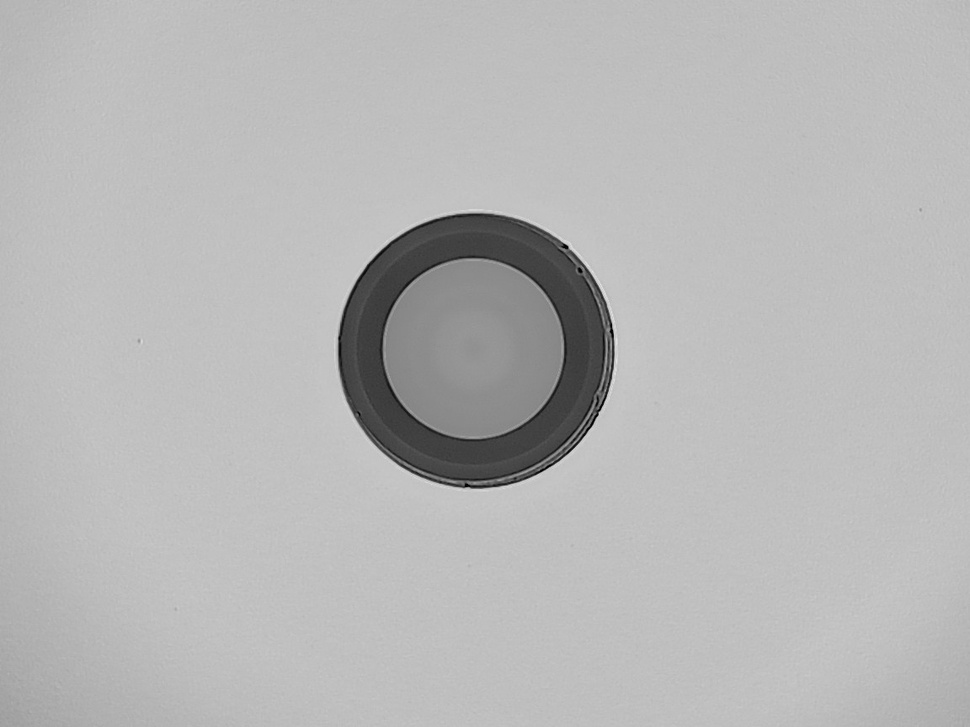
#> input picture current-process/old_version/image_batch/ima18.jpg, 970 x 727 px, shrunk from 1152 x 864 before the run
$ python add_uniform_noise.py ../../../../current-process/old_version/image_batch/ima18.jpg
#> lines starting #> are read from the running program, lines starting #| are printed output that depends on the picture
#> further down, img is the input picture: shape (727, 970, 3); min 0, max 229, mean 182.7
#!/usr/bin/env python3
"""
Add Uniform Noise
Category: noise
"""
import cv2
import numpy as np


def process_image(image: np.ndarray) -> np.ndarray:
    """
    Add Uniform Noise

    Args:
        image: Input image (grayscale or color)

    Returns:
        Processed image
    """
    result = image.copy()

    # Add uniform noise
    noise_level = 50
    noise = np.random.uniform(-noise_level, noise_level, result.shape)
    result = result.astype(np.float32) + noise
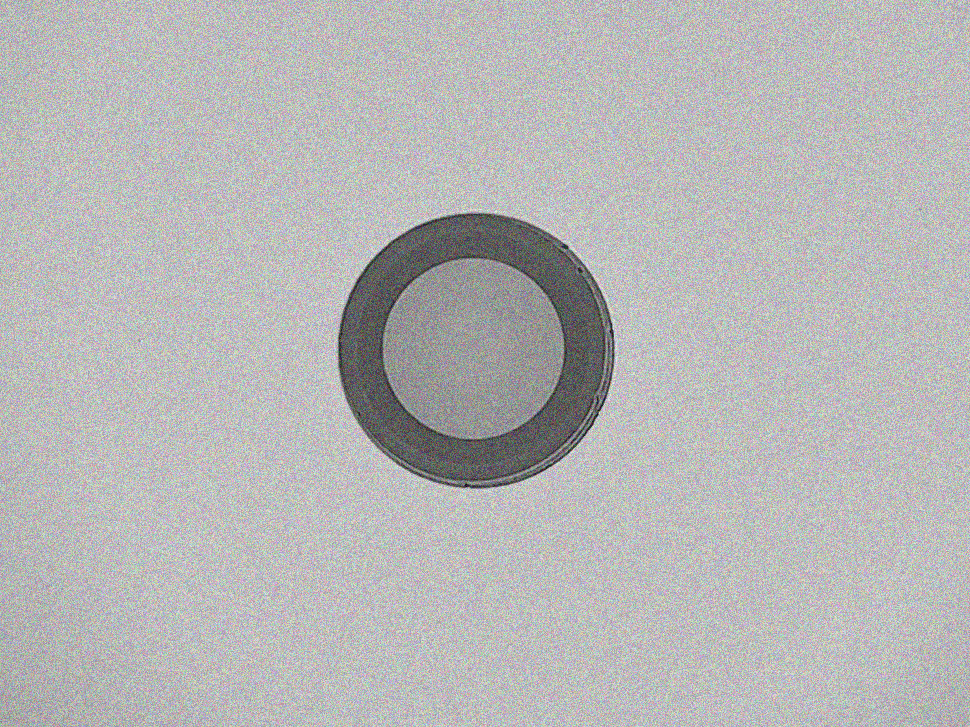
#> result: shape (727, 970, 3) float64; mean B, G, R 182.7, 182.7, 182.7; drawn with min black and max white
    result = np.clip(result, 0, 255).astype(np.uint8)
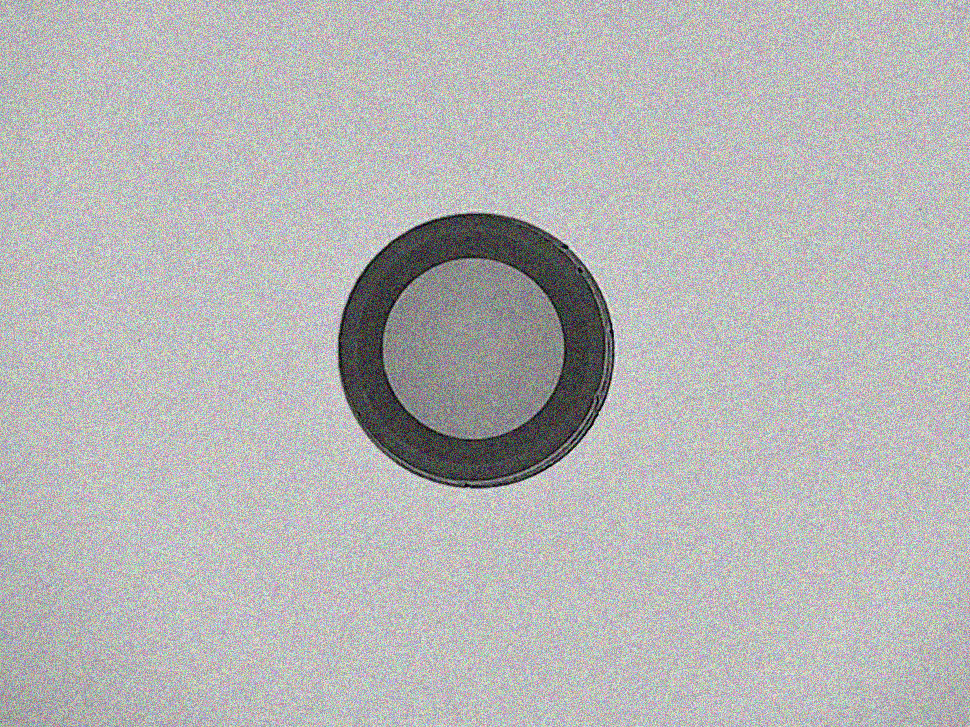
#> result: shape (727, 970, 3); mean B, G, R 182.2, 182.2, 182.2

    return result

if __name__ == "__main__":
    import sys
    if len(sys.argv) > 1:
        img = cv2.imread(sys.argv[1], cv2.IMREAD_UNCHANGED)
        if img is not None:
            result = process_image(img)
            cv2.imwrite(f"add_uniform_noise_output.png", result)
            print(f"Saved to add_uniform_noise_output.png")
        else:
            print("Failed to load image")
    else:
        print(f"Usage: python add_uniform_noise.py <image_path>")

$ run again, on current-process/old_version/image_batch/img35.jpg
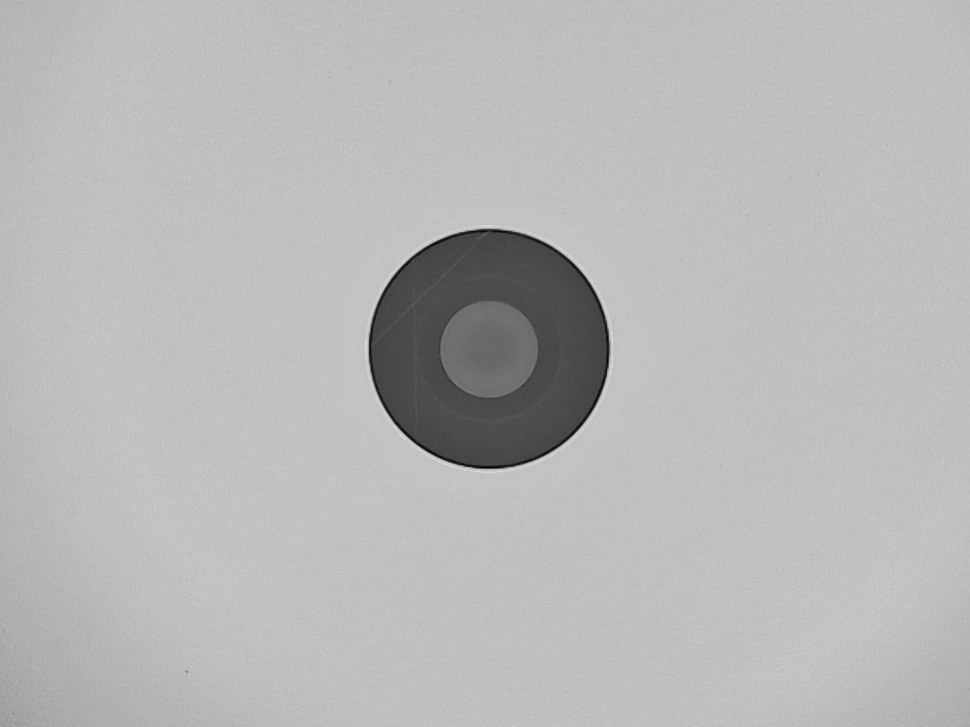
#> input picture current-process/old_version/image_batch/img35.jpg, 970 x 727 px, shrunk from 1152 x 864 before the run
#> img is the input picture: shape (727, 970, 3); min 2, max 223, mean 183.8
#> in process_image, `result = result.astype(np.float32) + noise`:
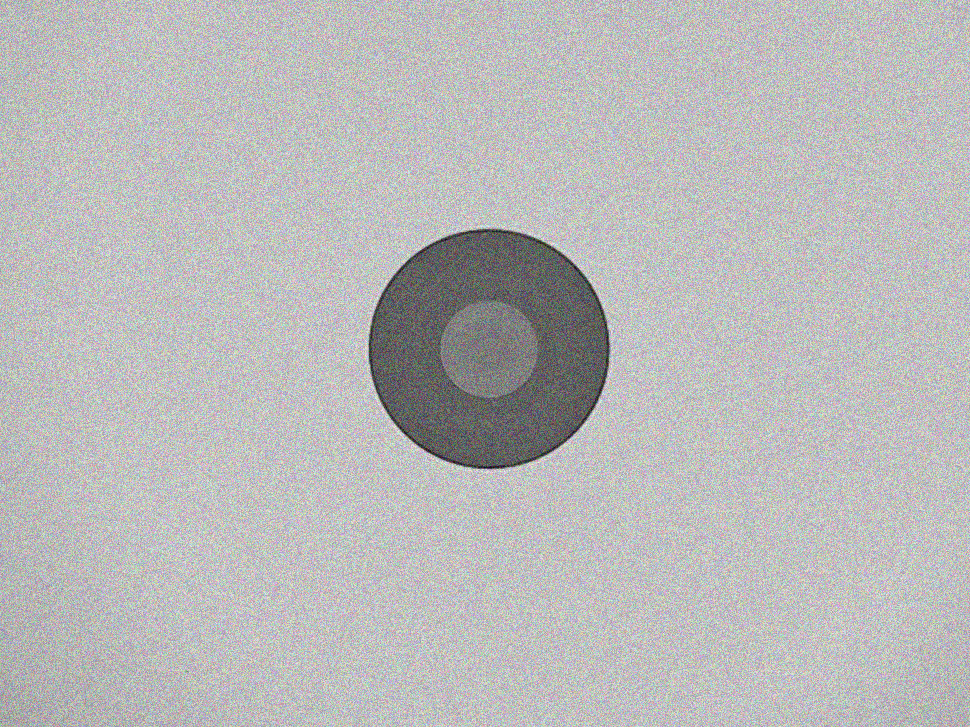
#> result: shape (727, 970, 3) float64; mean B, G, R 183.8, 183.8, 183.8; drawn with min black and max white
#> in process_image, `result = np.clip(result, 0, 255).astype(np.uint8)`:
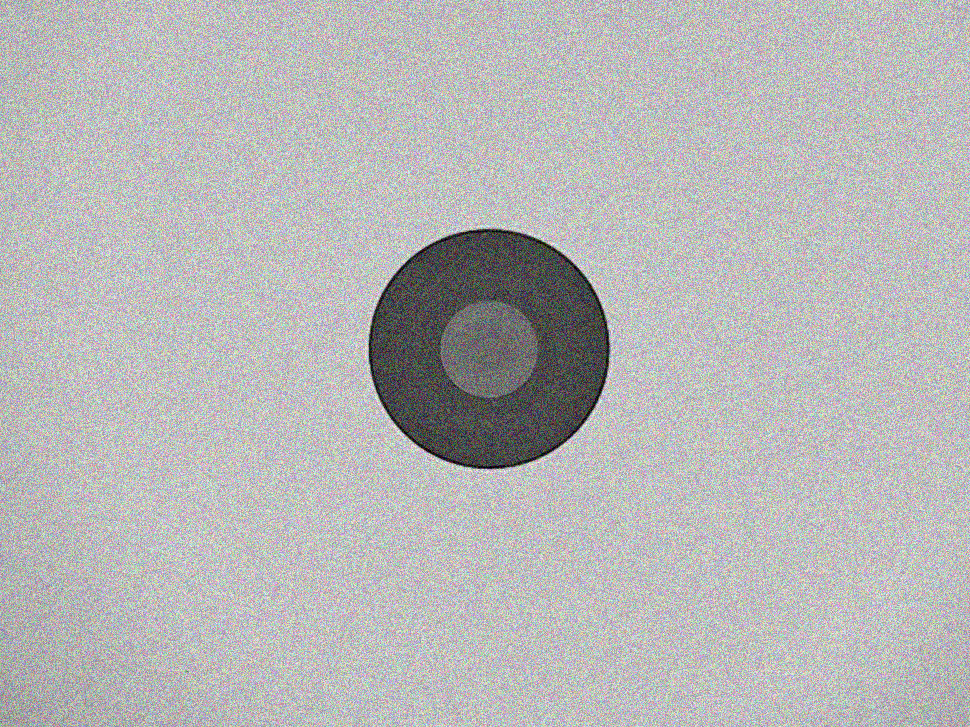
#> result: shape (727, 970, 3); mean B, G, R 183.3, 183.3, 183.3

$ run again, on current-process/old_version/image_batch/img38.jpg
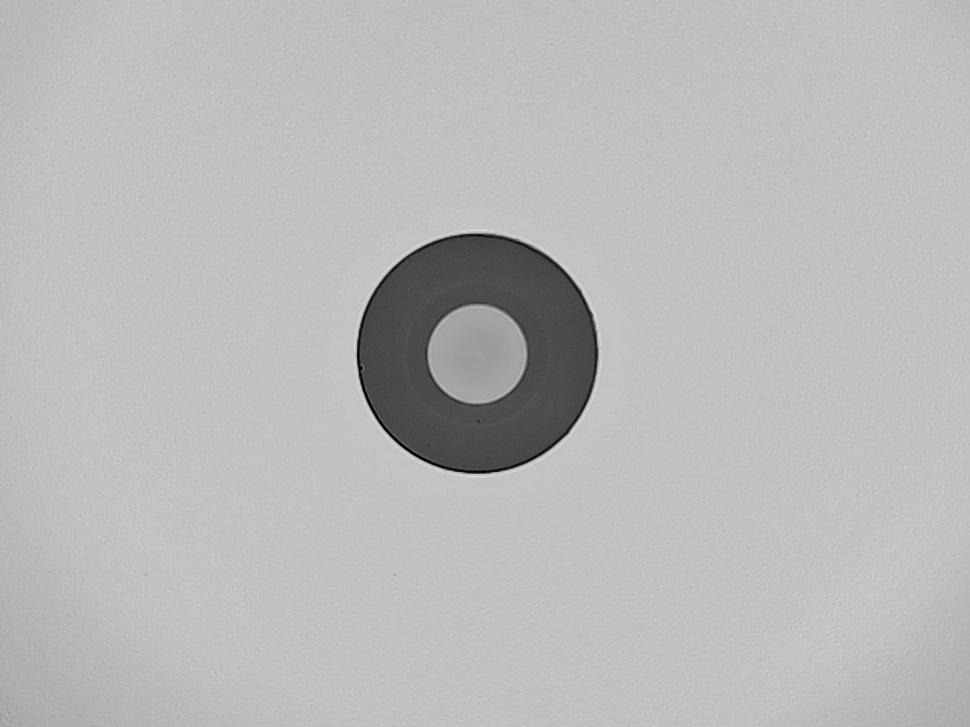
#> input picture current-process/old_version/image_batch/img38.jpg, 970 x 727 px, shrunk from 1152 x 864 before the run
#> img is the input picture: shape (727, 970, 3); min 0, max 225, mean 185.2
#> in process_image, `result = result.astype(np.float32) + noise`:
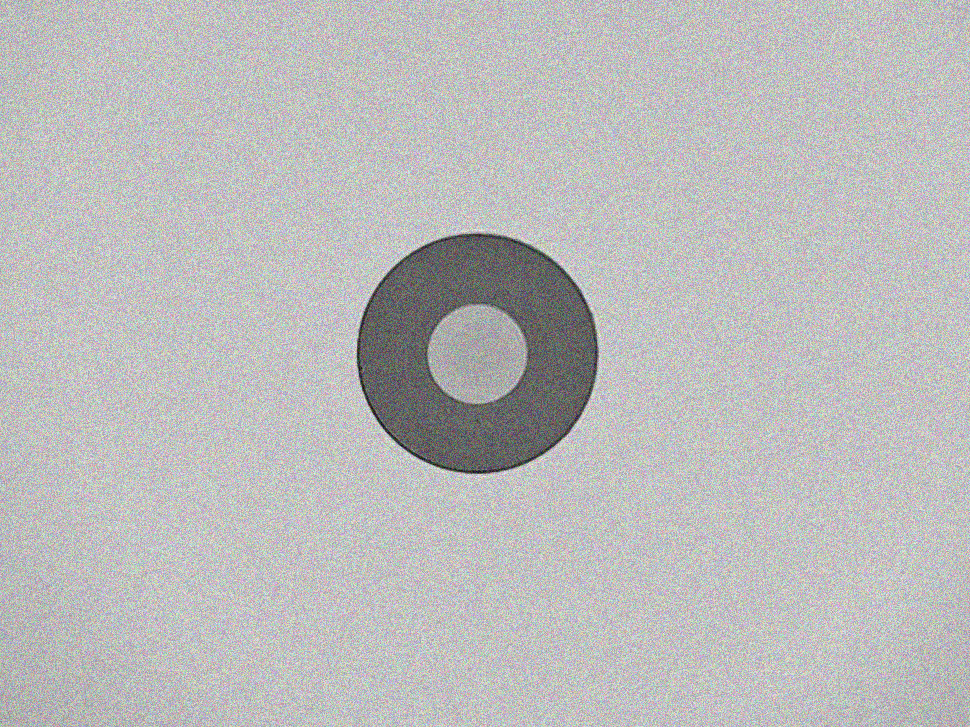
#> result: shape (727, 970, 3) float64; mean B, G, R 185.2, 185.2, 185.2; drawn with min black and max white
#> in process_image, `result = np.clip(result, 0, 255).astype(np.uint8)`:
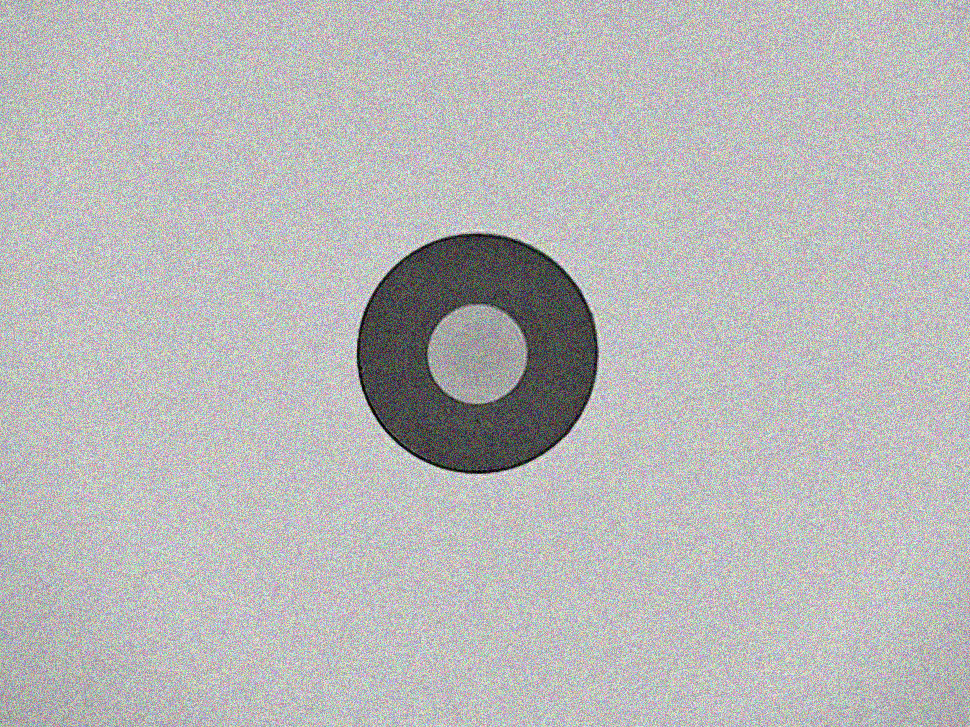
#> result: shape (727, 970, 3); mean B, G, R 184.7, 184.7, 184.7
